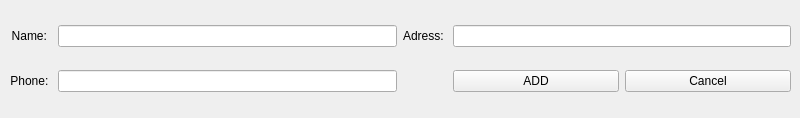
    <widget class="QWidget" name="new_pharmacy">
     <widget class="QWidget" name="gridLayoutWidget_10">
      <property name="geometry">
       <rect>
        <x>10</x>
        <y>8</y>
        <width>781</width>
        <height>101</height>
       </rect>
      </property>
      <layout class="QGridLayout" name="gridLayout_10">
       <item row="1" column="0">
        <widget class="QLabel" name="label_7">
         <property name="text">
          <string>Phone: </string>
         </property>
         <property name="alignment">
          <set>Qt::AlignCenter</set>
         </property>
        </widget>
       </item>
       <item row="0" column="0">
        <widget class="QLabel" name="label_5">
         <property name="text">
          <string>Name: </string>
         </property>
         <property name="alignment">
          <set>Qt::AlignCenter</set>
         </property>
        </widget>
       </item>
       <item row="0" column="1">
        <widget class="QLineEdit" name="name"/>
       </item>
       <item row="0" column="2">
        <widget class="QLabel" name="label_6">
         <property name="text">
          <string>Adress: </string>
         </property>
        </widget>
       </item>
       <item row="0" column="3">
        <widget class="QLineEdit" name="adress"/>
       </item>
       <item row="1" column="1">
        <widget class="QLineEdit" name="phone"/>
       </item>
       <item row="1" column="3">
        <layout class="QHBoxLayout" name="horizontalLayout_4">
         <item>
          <widget class="QPushButton" name="add_new_pharmacy">
           <property name="text">
            <string>ADD</string>
           </property>
          </widget>
         </item>
         <item>
          <widget class="QPushButton" name="cancel_new_pharmacy">
           <property name="text">
            <string>Cancel</string>
           </property>
          </widget>
         </item>
        </layout>
       </item>
      </layout>
     </widget>
    </widget>
